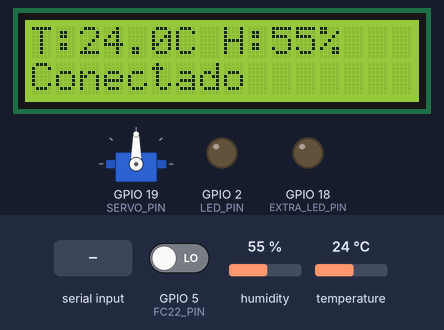
Bench run of a sketch on a simulated ESP32. Shown: 16×2 character LCD, servo, output pins drawn as LEDs (lit = HIGH). Inputs (shaded band) come from the test bench; at power-on: GPIO 5 (FC22_PIN) LOW, humidity 55 %, temperature 24 °C. Nothing arrives over Bluetooth unless stated.

Above: at 2.6 s.
2.7 s: "ON\n" received over the second serial link
At 3.3 s:
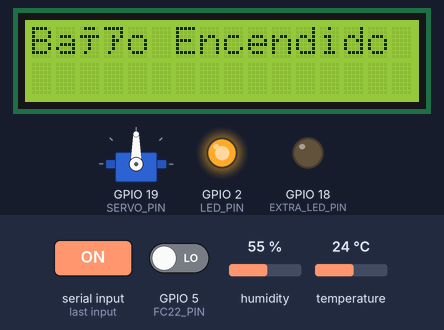
7.5 s: "ON2\n" received over the second serial link
At 8.1 s:
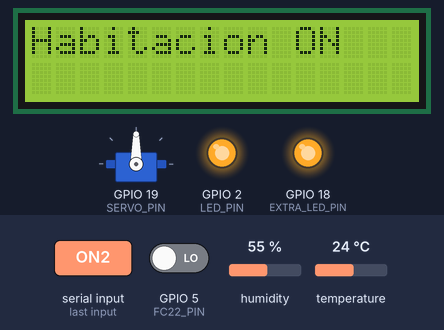
11.5 s: "OFF\n" received over the second serial link
At 12.3 s:
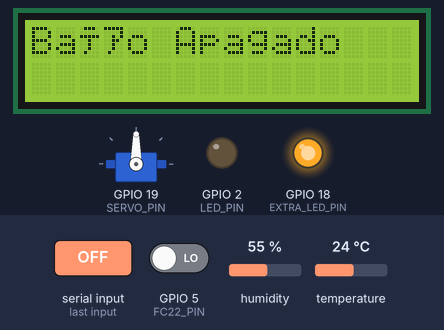
15.5 s: "ABRIR\n" received over the second serial link
At 16.6 s:
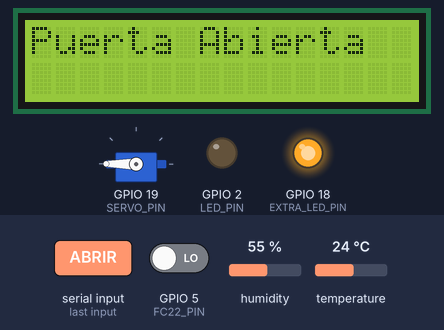
19.5 s: "OFF2\n" received over the second serial link
At 20.8 s:
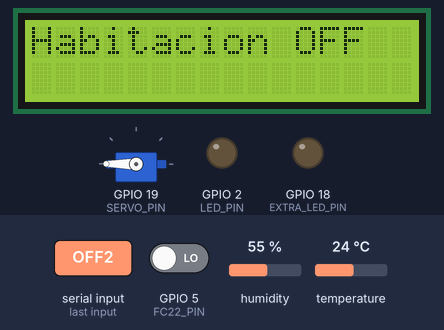
23.5 s: "PAPA\n" received over the second serial link
At 23.8 s:
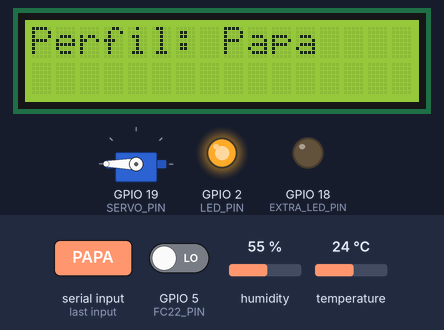
Timing chart, 0 to 26.5 s (numbered marks = the images above; inputs shaded):
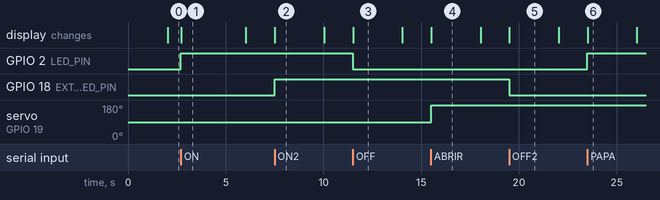

Measured:
- after the input at 2.7 s, GPIO 2 (LED_PIN): LOW → HIGH at once; the display: changes at once (image 1)
- after the input at 7.5 s, GPIO 18 (EXTRA_LED_PIN): LOW → HIGH at once; the display: changes at once (image 2)
- after the input at 11.5 s, GPIO 2 (LED_PIN): HIGH → LOW at once; the display: changes at once (image 3)
- after the input at 15.5 s, servo on GPIO 19 (SERVO_PIN): 90° → 180° at once; the display: changes at once (image 4)
- after the input at 19.5 s, GPIO 18 (EXTRA_LED_PIN): HIGH → LOW at once; the display: changes at once (image 5)
- after the input at 23.5 s, GPIO 2 (LED_PIN): LOW → HIGH at once; the display: changes at once (image 6)
- what the display in image 1 shows lasts 3.3 s, from 2.7 s to 6.0 s

The sketch:

sketch_oct29a.ino
```cpp
#include <Wire.h>
#include <LiquidCrystal_I2C.h>
#include <DHT.h>
#include "BluetoothSerial.h"
#include <ESP32Servo.h>

// --- Definiciones ---
#define DHTPIN 4
#define DHTTYPE DHT22
#define FC22_PIN 5
#define LED_PIN 2          // LED Baño
#define EXTRA_LED_PIN 18   // LED Habitación
#define SERVO_PIN 19

LiquidCrystal_I2C lcd(0x27, 16, 2);
DHT dht(DHTPIN, DHTTYPE);
BluetoothSerial SerialBT;
Servo myServo;

String device_name = "ESP32_Sensores";
bool deviceConnected = false;
unsigned long previousMillis = 0;
const long interval = 2000;

bool showAction = false;
unsigned long actionMillis = 0;

bool led1State = false;
bool led2State = false;
bool servoOpen = false;
String currentProfile = "";
bool isDefaultMode = true;

// --- Mostrar mensajes temporales ---
void showLCDMessage(String msg) {
  lcd.clear();
  lcd.setCursor(0, 0);
  lcd.print(msg);
  showAction = true;
  actionMillis = millis();
}

// --- Pantalla principal ---
void showMainScreen(float t, float h) {
  lcd.clear();
  lcd.setCursor(0, 0);
  lcd.print("T:");
  lcd.print(t, 1);
  lcd.print("C H:");
  lcd.print(h, 0);
  lcd.print("%");
  lcd.setCursor(0, 1);
  if (deviceConnected)
    lcd.print("Conectado      ");
  else
    lcd.print("Buscando...    ");
}

// --- Restaurar modo fábrica ---
void resetDefaults() {
  led1State = false;
  led2State = false;
  servoOpen = false;
  currentProfile = "";
  isDefaultMode = true;

  digitalWrite(LED_PIN, LOW);
  digitalWrite(EXTRA_LED_PIN, LOW);
  myServo.write(90);

  lcd.clear();
  lcd.setCursor(0, 0);
  lcd.print("Modo Default");
  lcd.setCursor(0, 1);
  lcd.print("Restablecido");

  delay(1500);
  lcd.clear();
}

// --- Setup ---
void setup() {
  Serial.begin(115200);
  dht.begin();

  pinMode(FC22_PIN, INPUT);
  pinMode(LED_PIN, OUTPUT);
  pinMode(EXTRA_LED_PIN, OUTPUT);

  Wire.begin(21, 22);
  lcd.init();
  lcd.backlight();
  lcd.clear();
  lcd.print("Iniciando...");

  myServo.attach(SERVO_PIN);
  myServo.write(90);

  SerialBT.begin(device_name);
  lcd.clear();
  lcd.print("Buscando...");
  delay(1000);
}

// --- Loop ---
void loop() {
  unsigned long currentMillis = millis();

  if (SerialBT.connected() && !deviceConnected)
    deviceConnected = true;
  else if (!SerialBT.connected() && deviceConnected)
    deviceConnected = false;

  // --- Lectura sensores ---
  if (currentMillis - previousMillis >= interval) {
    previousMillis = currentMillis;
    float h = dht.readHumidity();
    float t = dht.readTemperature();
    int fc22Value = digitalRead(FC22_PIN);
    String fc22Status = (fc22Value == HIGH) ? "seguro" : "peligro";

    if (!isnan(h) && !isnan(t) && deviceConnected) {
      String dataStr = String(t, 1) + "," + String(h, 0) + "," + fc22Status;
      SerialBT.println(dataStr);
    }

    if (!showAction) showMainScreen(t, h);
  }

  if (showAction && millis() - actionMillis >= 1500) showAction = false;

  // --- Comandos Bluetooth ---
  if (SerialBT.available()) {
    String command = SerialBT.readStringUntil('\n');
    command.trim();

    if (command == "DEFAULT") {
      resetDefaults();
      return;
    }

    if (command == "ON") {
      led1State = true;
      digitalWrite(LED_PIN, HIGH);
      showLCDMessage("Baño Encendido");
    } else if (command == "OFF") {
      led1State = false;
      digitalWrite(LED_PIN, LOW);
      showLCDMessage("Baño Apagado");
    }

    else if (command == "ON2") {
      led2State = true;
      digitalWrite(EXTRA_LED_PIN, HIGH);
      showLCDMessage("Habitacion ON");
    } else if (command == "OFF2") {
      led2State = false;
      digitalWrite(EXTRA_LED_PIN, LOW);
      showLCDMessage("Habitacion OFF");
    }

    else if (command == "ABRIR") {
      servoOpen = true;
      myServo.write(180);
      showLCDMessage("Puerta Abierta");
    } else if (command == "CERRAR") {
      servoOpen = false;
      myServo.write(90);
      showLCDMessage("Puerta Cerrada");
    }

    else if (command == "PAPA") {
      currentProfile = "PAPA";
      isDefaultMode = false;
      digitalWrite(LED_PIN, HIGH);
      digitalWrite(EXTRA_LED_PIN, LOW);
      myServo.write(180);
      showLCDMessage("Perfil: Papa");
    } else if (command == "MAMA") {
      currentProfile = "MAMA";
      isDefaultMode = false;
      digitalWrite(LED_PIN, HIGH);
      digitalWrite(EXTRA_LED_PIN, HIGH);
      myServo.write(90);
      showLCDMessage("Perfil: Mama");
    } else if (command == "MACHETE") {
      currentProfile = "MACHETE";
      isDefaultMode = false;
      digitalWrite(LED_PIN, LOW);
      digitalWrite(EXTRA_LED_PIN, HIGH);
      myServo.write(180);
      showLCDMessage("Perfil: Machete");
    }
  }
}
```
